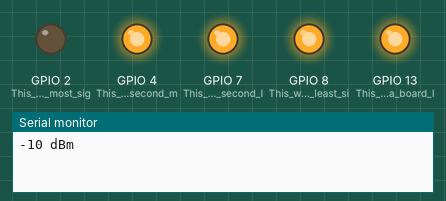
Recording of a sketch running on a simulated ESP8266 (NodeMCU). On the bench: output pins drawn as LEDs (lit = HIGH), the last lines printed to the serial monitor. Random numbers use the default seed unless the sketch sets one.

Above: at 0.2 s.
At 4.4 s:
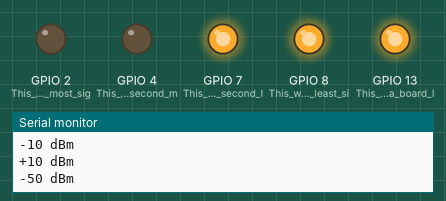
At 10.7 s:
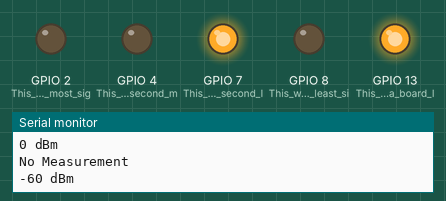
At 14.9 s:
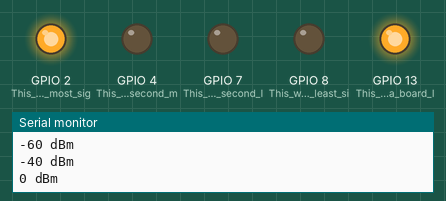
At 19.1 s:
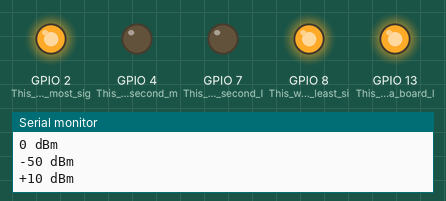
At 38.0 s:
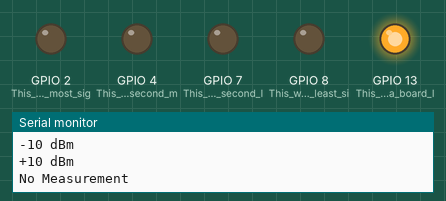
Timing chart, 0 to 40.0 s (numbered marks = the images above):
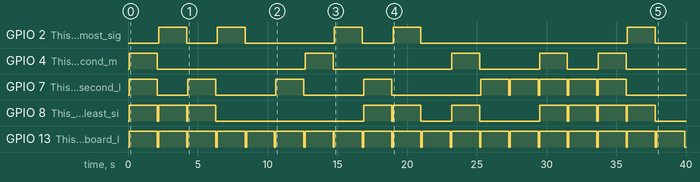

The sketch:

Edison_random_rf.ino
```cpp
char* possibleMeasurements[] = {"0000","0001","0010","0011", "0100", "0101", "0110", "0111", "1000", "1001"};

void setup() {
  //Start Serial Console
  Serial.begin(9600);
  //Setup ditital pins as Outputs
  pinMode(13, OUTPUT); //This will flash a board led indicating transmission
  pinMode(2, OUTPUT); //This will be the most significant bit connectig to the NodeMCU's D1 pin
  pinMode(4, OUTPUT); //This will be the second most significant bit connectig to the NodeMCU's D2 pin
  pinMode(7, OUTPUT); //This will be the second least significant bit connectig to the NodeMCU's D3 pin
  pinMode(8, OUTPUT); //This will be the least significant bit connectig to the NodeMCU's D4 pin
}

void loop() {
  // put your main code here, to run repeatedly:

  delay(100);
  char* rfMeasurement = possibleMeasurements[random(0,10)];
  //Serial.println(rfMeasurement);
  //Turn on indicator LED
  digitalWrite(13, HIGH);
  if(rfMeasurement=="0000"){
    digitalWrite(2, LOW);
    digitalWrite(4, LOW);
    digitalWrite(7, LOW);
    digitalWrite(8, LOW);
    Serial.println("No Measurement");
  }
  else if(rfMeasurement=="0001"){
    digitalWrite(2, LOW);
    digitalWrite(4, LOW);
    digitalWrite(7, LOW);
    digitalWrite(8, HIGH);
    Serial.println("-70 dBm");
  }
  else if(rfMeasurement=="0010"){
    digitalWrite(2, LOW);
    digitalWrite(4, LOW);
    digitalWrite(7, HIGH);
    digitalWrite(8, LOW);
    Serial.println("-60 dBm");
  }
  else if(rfMeasurement=="0011"){
    digitalWrite(2, LOW);
    digitalWrite(4, LOW);
    digitalWrite(7, HIGH);
    digitalWrite(8, HIGH);
    Serial.println("-50 dBm");
  }
  else if(rfMeasurement=="0100"){
    digitalWrite(2, LOW);
    digitalWrite(4, HIGH);
    digitalWrite(7, LOW);
    digitalWrite(8, LOW);
    Serial.println("-40 dBm");
  }
  else if(rfMeasurement=="0101"){
    digitalWrite(2, LOW);
    digitalWrite(4, HIGH);
    digitalWrite(7, LOW);
    digitalWrite(8, HIGH);
    Serial.println("-30 dBm");
  }
  else if(rfMeasurement=="0110"){
    digitalWrite(2, LOW);
    digitalWrite(4, HIGH);
    digitalWrite(7, HIGH);
    digitalWrite(8, LOW);
    Serial.println("-20 dBm");
  }
  else if(rfMeasurement=="0111"){
    digitalWrite(2, LOW);
    digitalWrite(4, HIGH);
    digitalWrite(7, HIGH);
    digitalWrite(8, HIGH);
    Serial.println("-10 dBm");
  }
  else if(rfMeasurement=="1000"){
    digitalWrite(2, HIGH);
    digitalWrite(4, LOW);
    digitalWrite(7, LOW);
    digitalWrite(8, LOW);
    Serial.println("0 dBm");
  }
  else if(rfMeasurement=="1001"){
    digitalWrite(2, HIGH);
    digitalWrite(4, LOW);
    digitalWrite(7, LOW);
    digitalWrite(8, HIGH);
    Serial.println("+10 dBm");
  }
  else {
    digitalWrite(2, HIGH);
    digitalWrite(4, HIGH);
    digitalWrite(7, HIGH);
    digitalWrite(8, HIGH);
    Serial.println("ERROR");
  }

  delay(2000); //Wait 2s to generate another reading (keeping the current reading on)
  //Set all pins to low
  digitalWrite(2, LOW);
  digitalWrite(4, LOW);
  digitalWrite(7, LOW);
  digitalWrite(8, LOW);
  //Turn of indicator LED
  digitalWrite(13, LOW);
}
```

Measured:
- by itself, GPIO 13 (This_will_flash_a_board_l): alternates HIGH for 2.0 s and LOW for 0.10 s
- by itself, GPIO 2 (This_will_be_the_most_sig): LOW → HIGH at 2.2 s, → LOW 2.0 s later, → HIGH 2.2 s later, → LOW 2.0 s later, … (10 changes in this stretch)
- by itself, GPIO 7 (This_will_be_the_second_l): LOW → HIGH at 0.10 s, → LOW 2.0 s later, → HIGH 2.2 s later, → LOW 2.0 s later, … (18 changes in this stretch)
